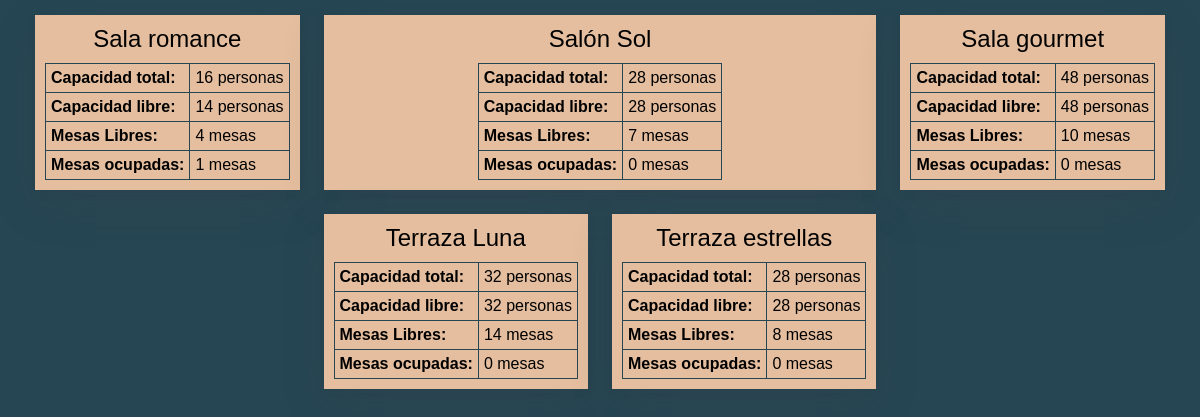
Page /View/menu.php (signed in) on the earlier database version.
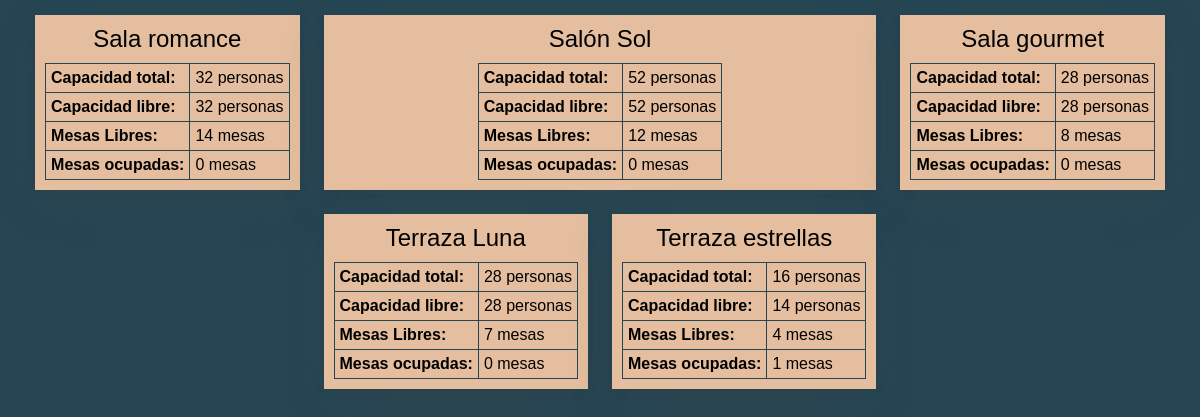
Same page on the later database version.
### tables this page shows
CREATE TABLE `tbl_sala` (
  `id_sal` int(11) NOT NULL,
  `nombre_sal` varchar(50) DEFAULT NULL,
  `capacidad_sal` int(3) DEFAULT NULL,
  `imagen_sal` varchar(45) DEFAULT NULL
);

### view/menu.php (the view, shortened to what this page needs)
<!DOCTYPE html>
<?php
    if (isset($_SESSION['email']))
    {
        include_once '../services/connection.php';
        $salas=$pdo->prepare("SELECT * from tbl_sala");
        $salas->execute();
        $salas=$salas->fetchAll(PDO::FETCH_ASSOC);
        ?>
<html lang="en">
<head>
    <link rel="stylesheet" href="../css/style.css">
</head>
<body class="menu">
    <div class="region-salas">
        <div class="grid-salas flex-cv">
        <?php
        foreach ($salas as $salas) {
            $capacidad_libre=$pdo->prepare("SELECT SUM(capacidad_mes) from tbl_mesa where status_mes = 'Libre' && id_sal_fk=?");
            $capacidad_libre->bindParam(1, $salas['id_sal']);
            $capacidad_libre->execute();
            $capacidad_libre = $capacidad_libre->fetch(PDO::FETCH_NUM);
            $mesas_libres=$pdo->prepare("SELECT * from tbl_mesa WHERE status_mes = 'Libre' && id_sal_fk = ?");
            $mesas_libres->bindParam(1, $salas['id_sal']);
            $mesas_libres->execute();
            $mesas_libres=$mesas_libres->fetchAll(PDO::FETCH_ASSOC);
            $mesas_ocupadas=$pdo->prepare("SELECT * from tbl_mesa WHERE status_mes = 'Ocupado/Reservado' && id_sal_fk = ?");
            $mesas_ocupadas->bindParam(1, $salas['id_sal']);
            $mesas_ocupadas->execute();
            $mesas_ocupadas=$mesas_ocupadas->fetchAll(PDO::FETCH_ASSOC);
                ?>
            <div class="sala" >
            <form  method="post" action="sala.php"><input class="enviar" type="hidden" name="hiddensala" value="<?php echo $salas['id_sal'] ?>"><input type="submit"></form>
                <h2><?php echo $salas['nombre_sal'] ?></h2>
                <table>
                    <tbody>
                        <tr>
                            <th>Capacidad total: </th>
                            <td><?php echo $salas['capacidad_sal'] ?> personas</td>
                        </tr>
                        <tr>
                            <th>Capacidad libre: </th>
                            <td><?php echo  $capacidad_libre[0]?> personas</td>
                        </tr>
                        <tr>
                            <th>Mesas Libres: </th>
                            <td><?php echo count($mesas_libres) ?> mesas</td>
                        </tr>
                        <tr>
                            <th>Mesas ocupadas: </th>
                            <td><?php echo count($mesas_ocupadas) ?> mesas</td>
                        </tr>
                    </tbody>
                </table>
            </div>
            <?php
                    }
            ?>
    </div>
    <?php
    }else
    {
        header("Location:../view/login.php");
    }
    ?>
</body>
</html>

### css/style.css (style rules this page uses)
.flex-cv, .region-login form.login-form, .region-salas, .region-salas .grid-salas .sala, .region-mesas .mesa, .popup form { display: -webkit-box; display: -ms-flexbox; display: flex; -webkit-box-pack: center; -ms-flex-pack: center; justify-content: center; justify-items: center; -ms-flex-line-pack: center; align-content: center; -webkit-box-align: center; -ms-flex-align: center; align-items: center; }
.shadow1, .region-salas .grid-salas .sala { -webkit-box-shadow: 0 5px 10px rgba(39, 40, 44, 0.05), 0 15px 40px rgba(64, 66, 73, 0.2); box-shadow: 0 5px 10px rgba(39, 40, 44, 0.05), 0 15px 40px rgba(64, 66, 73, 0.2); }
:root { --color1: $color1; --color2: $color2; --color3: $color3; --color4: $color4; --color4: $color5; --red: $red; --yellow: $yellow; --white: $white; --black: $black; --fuente1: 'Quicksand', sans-serif; }
* { font-family: var(--fuente1); font-weight: 400; margin: 0; padding: 0; border: 0; }
body { height: 100%; width: 100%; min-height: 100vh; }
body.menu { background: #264653; }
.region-salas { margin: 15px 20px; }
.region-salas .grid-salas { display: -ms-grid; display: grid; -ms-grid-columns: 1fr 1fr 1fr; grid-template-columns: 1fr 1fr 1fr; grid-gap: 2vw; }
@media (max-width: 1200px) { .region-salas .grid-salas { -ms-grid-columns: 1fr 1fr; grid-template-columns: 1fr 1fr; } }
.region-salas .grid-salas .sala { width: 100%; height: 100%; background: #E4BE9E; margin: 10px; position: relative; -webkit-box-orient: vertical; -webkit-box-direction: normal; -ms-flex-flow: column wrap; flex-flow: column wrap; -webkit-transition: all 1s; transition: all 1s; }
.region-salas .grid-salas .sala:nth-child(1) { -ms-grid-row: 1; grid-area: 1/1/1/1 span; }
.region-salas .grid-salas .sala:nth-child(2) { -ms-grid-row: 1; grid-area: 1/2/1/2 span; }
.region-salas .grid-salas .sala:nth-child(3) { -ms-grid-row: 1; grid-area: 1/4/1/1 span; }
.region-salas .grid-salas .sala:nth-child(4) { -ms-grid-row: 2; grid-area: 2/2/2/1 span; }
.region-salas .grid-salas .sala:nth-child(5) { -ms-grid-row: 2; grid-area: 2/3/2/1 span; }
.region-salas .grid-salas .sala>a, .region-salas .grid-salas .sala>form, .region-salas .grid-salas .sala>form input[type="submit"] { position: absolute; height: 100%; width: 100%; }
.region-salas .grid-salas .sala table { margin-top: 10px; }
.region-salas .grid-salas .sala table, .region-salas .grid-salas .sala table th, .region-salas .grid-salas .sala table td { border: 1px solid #264653; border-collapse: collapse; padding: 5px; }
.region-salas .grid-salas .sala table th { font-weight: bold; text-align: left; margin-right: 1px; }

Differences in the rows shown:
changed tbl_sala "Sala romance": capacidad_sal "16" → "32"; capacidad_libre "14" → "32"; count($mesas_libres) "4" → "14"; count($mesas_ocupadas) "1" → "0"
changed tbl_sala "Salón Sol": capacidad_sal "28" → "52"; capacidad_libre "28" → "52"; count($mesas_libres) "7" → "12"
changed tbl_sala "Sala gourmet": capacidad_sal "48" → "28"; capacidad_libre "48" → "28"; count($mesas_libres) "10" → "8"
changed tbl_sala "Terraza Luna": capacidad_sal "32" → "28"; capacidad_libre "32" → "28"; count($mesas_libres) "14" → "7"
changed tbl_sala "Terraza estrellas": capacidad_sal "28" → "16"; capacidad_libre "28" → "14"; count($mesas_libres) "8" → "4"; count($mesas_ocupadas) "0" → "1"
